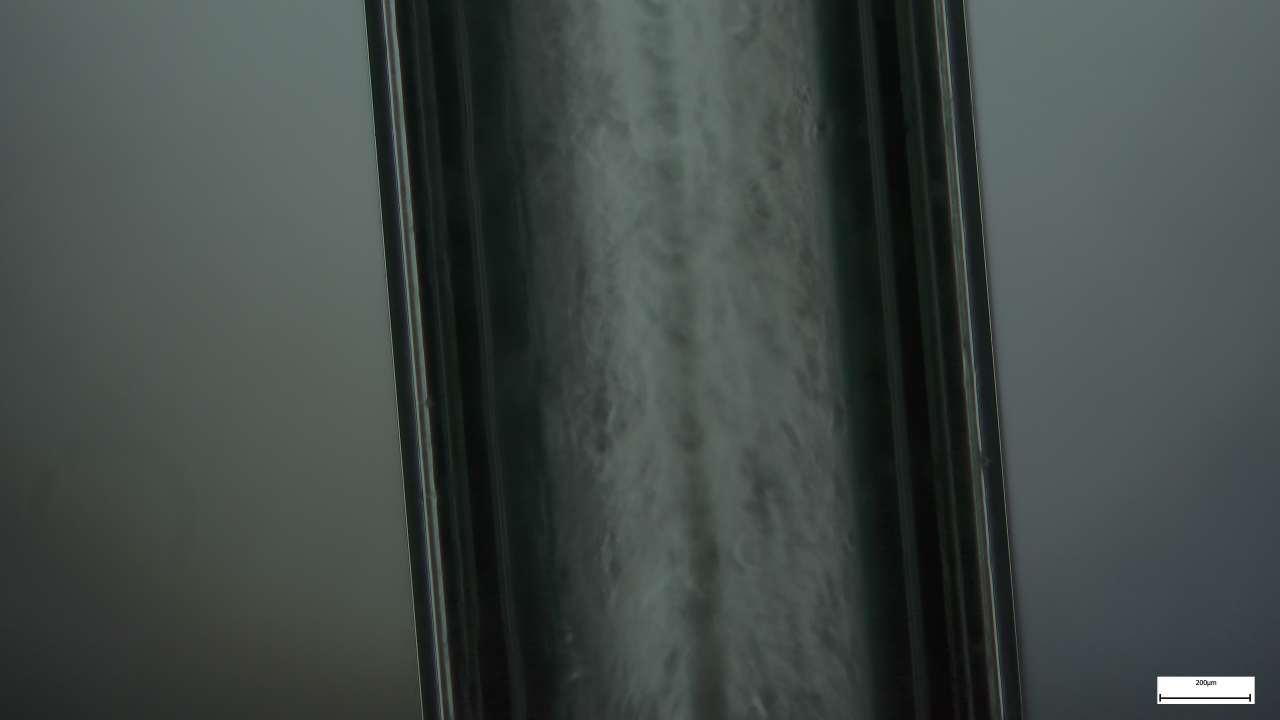
#> input picture Capilares/C4-diam-5x-1Light.jpg, 3840 x 2160 px, found by its file name (shown at 1/3 size)
$ jupyter execute --allow-errors diametro-filamento.ipynb
#> lines starting #> are read from the running program, lines starting #| are printed output that depends on the picture; after the words box and inside, x2 and y2 are one past the last pixel; in counts of white or black regions, pixels touching at a corner belong together; long printed decimals are rounded
[cell 1]
import cv2
import numpy as np
import pandas as pd
import matplotlib.pyplot as plt
from scipy.signal import find_peaks
from typing import Final
from matplotlib import rcParams

plt.style.use("default")
COLOR = 'black'

# FIGURE & AXES
rcParams['figure.figsize'] = (15,10)
rcParams['figure.dpi'] = 70
rcParams['axes.grid'] = True
# rcParams['axes.xmargin'] = 0
rcParams['axes.labelcolor'] = COLOR
rcParams['axes.facecolor'] = '#ebebeb'
rcParams['axes.grid.axis'] = 'both'
rcParams['axes.axisbelow'] = True
rcParams['text.color'] = COLOR
rcParams['text.color'] = COLOR
rcParams['xtick.color'] = COLOR
rcParams['ytick.color'] = COLOR
rcParams['grid.color'] = COLOR


# FONT
rcParams["font.family"] = "serif"
rcParams["mathtext.fontset"] = "cm"
rcParams['axes.titlesize'] = 36
rcParams['axes.labelsize'] = 36
rcParams['ytick.labelsize'] = 22
rcParams['xtick.labelsize'] = 22
rcParams['legend.fontsize'] = 28
rcParams['legend.title_fontsize'] = 28

rcParams['text.latex.preamble'] = "\n".join([
    r'\usepackage[version=3]{mhchem}'
])

# SAVE
# rcParams['savefig.format'] = 'pdf'
rcParams['savefig.bbox'] = 'tight'
# rcParams['savefig.pad_inches'] = 0.05
CALIBRATION: Final[float] = 1.362 # [px/µm]

def binarize_image(image, threshold, show=False):

    # Apply binary thresholding
    _, binary_image = cv2.threshold(image, threshold, 255, cv2.THRESH_BINARY)

    # Show the original and binarized images
    if show:
        cv2.imshow('Original Image', image)
        cv2.imshow('Binarized Image', binary_image)
        cv2.waitKey(0)
        cv2.destroyAllWindows()
    return binary_image

def get_canny_edges(binary_image, show = False):
    edges = cv2.Canny(binary_image, 100, 200)  # Adjust the threshold values as needed
    if show:
        cv2.imshow('Detected edges', edges)
        cv2.waitKey(0)
        cv2.destroyAllWindows()
    return edges

def rotate_image(image, angle, show = False):
    # Get image dimensions
    height, width = image.shape[:2]

    # Calculate the rotation matrix
    rotation_matrix = cv2.getRotationMatrix2D((width / 2, height / 2), angle, 1)

    # Apply rotation to the image
    rotated_image = cv2.warpAffine(image, rotation_matrix, (width, height))

    if show:
        # Show the original and rotated images
        cv2.imshow('Original Image', image)
        cv2.imshow('Rotated Image', rotated_image)
        cv2.waitKey(0)
        cv2.destroyAllWindows()
    return rotated_image

def cortar(image, limites):
    # lee en gris
    min_x, max_x, min_y, max_y = limites
    first_cut = image[:max_y, :max_x]
    second_cut = first_cut[min_y:, min_x:]

    return second_cut

[cell 2]
image_path = 'images/raw/C4-diam-5x-1Light.jpg'  # Replace 'example_image.jpg' with the path to your image
threshold_value = 200  # Threshold value (0-255)
rotation_angle = -3.30  # Rotation angle in degrees
calibration = 1.362 # [px/µm]
#fimg = get_canny_edges(rotate_image(binarize_image(image_path, threshold_value), rotation_angle))
gray_img = rotate_image(
    image=cv2.cvtColor(
        cv2.imread(image_path),
        cv2.COLOR_BGR2GRAY
    ),
    angle=rotation_angle
)
#> in rotate_image, `height, width = image.shape[:2]`: height = 2160; width = 3840
#> in rotate_image, `rotation_matrix = cv2.getRotationMatrix2D((width / 2, height / 2), ang..`: rotation_matrix = [[0.998, -0.0576, 65.35], [0.0576, 0.998, -108.7]]

plt.imshow(gray_img)
plt.grid()
plt.xticks([])
plt.yticks([])

### Maquina de hacer chorizos

[cell 3]
vertical_resolution = 2160 # la resolución vertical de nuestras imagenes - 500
rot_arr = -1*np.array([3.85,3.30,3.50,4.60,4.40]) # C1,...,C5
calibration = 1.362 # px/µm
threshold_value = 127

vmin = 500
vmax = 1000
yd_array = np.arange(vmin,1000) #agarro un corte vertical
diam_array = np.empty(yd_array.size, dtype="object") #mi array de diametros va a tener a lo sumo yd_array.size valores

#> (the rest of this cell did not finish here and is left out)

[cell 4]
vertical_resolution = 2160 # la resolución vertical de nuestras imagenes - 500
#> vertical_resolution = 2160
rot_arr = -1*np.array([3.85,3.30,3.50,4.60,4.40]) # C1,...,C5
calibration = 1.362 # px/µm
threshold_value = 127

vmin = 500
vmax = 1000
yd_array = np.arange(vmin,1000) #agarro un corte vertical
diam_array = np.empty(yd_array.size, dtype="object") #mi array de diametros va a tener a lo sumo yd_array.size valores

fig = plt.figure(constrained_layout=True)
gs = fig.add_gridspec(2,2)
ax1 = fig.add_subplot(gs[1,0])
ax2 = fig.add_subplot(gs[1,1])
ax3 = fig.add_subplot(gs[0,:])


img_path = 'images/raw/C'+str(2)+'-diam-5x-1Light.jpg'
#roto la imagen en escala de grises
#> (the rest of this cell did not finish here and is left out)

## Filamentos

[cell 5]
img_path = './E0020_006.jpg'
#> img_path = './E0020_006.jpg'
gray_img = binarize_image(
    image=cv2.cvtColor(
        cv2.imread(img_path),
        cv2.COLOR_BGR2GRAY),
    threshold=80
)
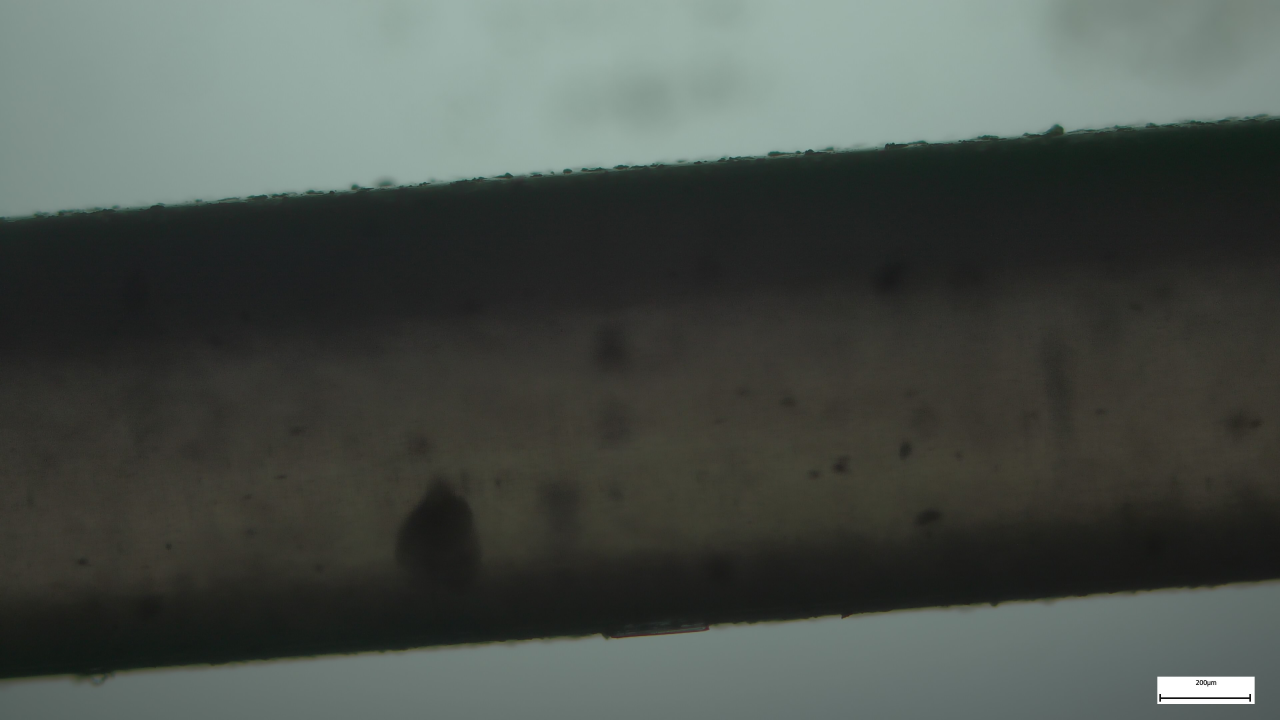
#> input picture E0020_006.jpg, 3840 x 2160 px (shown at 1/3 size)
#> in binarize_image, `_, binary_image = cv2.threshold(image, threshold, 255, cv2.THRESH_BINA..`:
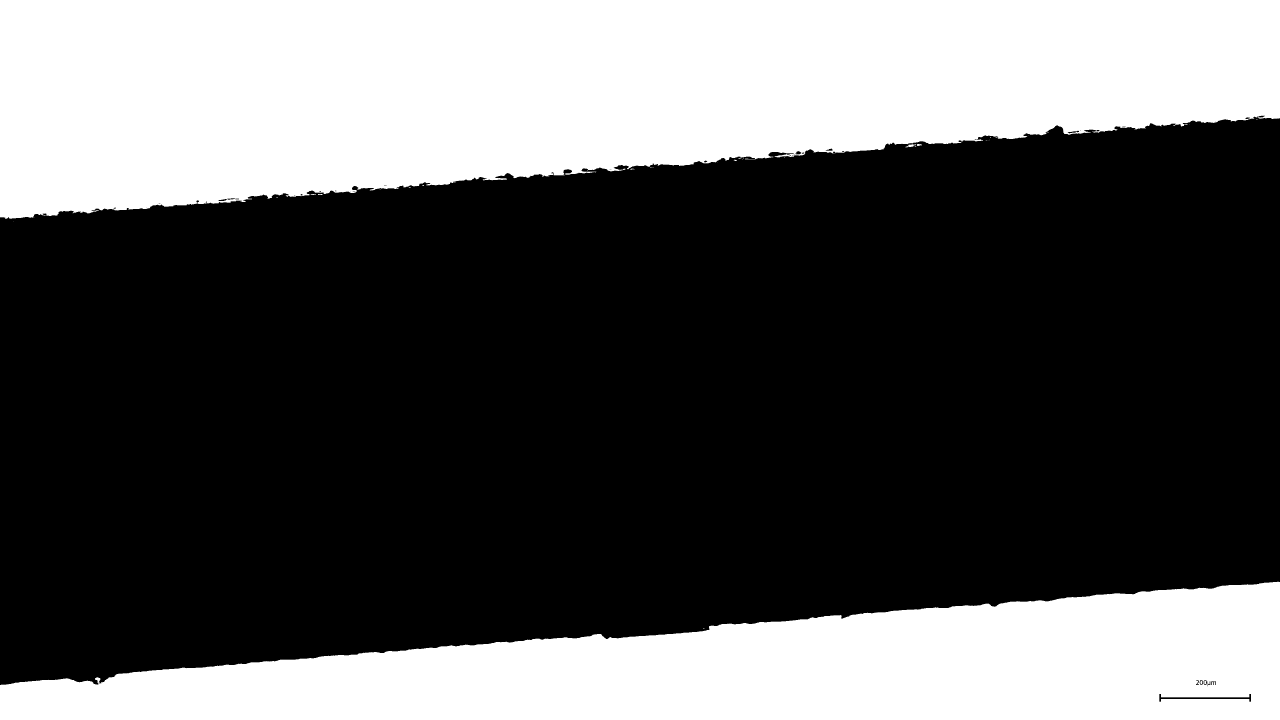
#> binary_image: shape (2160, 3840) (shown at 1/3 size); 35.3% white; 35 white regions (24 under 20 px), largest, box (x1, y1, x2, y2) and area: (0, 0, 3840, 657) 1924559, (0, 1745, 3840, 2160) 1006416, (2716, 433, 2748, 442) 142
xsize = gray_img[0,:].size
#> xsize = 3840
ysize = gray_img[:,0].size
#> ysize = 2160

print(xsize,ysize)
#| 3840 2160

diam_array = np.array([])

fig = plt.figure(constrained_layout=True)
gs = fig.add_gridspec(1,1)

ax1 = fig.add_subplot(gs[0,0])

image = cv2.imread(img_path)
#> image is the input picture: shape (2160, 3840, 3); mean B, G, R 74.9, 80.2, 73.6

ax1.imshow(image)
ax1.set_xlabel('x-píxels')
ax1.set_ylabel('y-píxels')

#por cada índice de mi corte vertical
for i in np.arange(500,3000):
    vslice = gray_img[:,i]
    x = np.arange(vslice.size)/CALIBRATION

    y_left = vslice[:vslice.size//2] #tomamos hasta la mitad no inclusive
    y_right = vslice[vslice.size//2:] #tomamos de la mitad
    x_left_peak = np.argwhere(y_left==255)
    x_right_peak = np.argwhere(y_right==255)

    if x_left_peak.size!=0 and x_right_peak.size!=0:
        xl = x_left_peak[-1]
        xr = x_right_peak[0]
        xpeak_array = np.array([xl, xr + vslice.size//2]) # volvemos a ponerle la mitad del índice que le sacamos
        ypeak_array = np.array((i,i))
        diam_array = np.append(diam_array,(xpeak_array[1] - xpeak_array[0])/CALIBRATION)
        ax1.plot(ypeak_array,xpeak_array,'.',color='r')
#> this loop made 2500 passes
#> (xl, xr, xpeak_array, diam_array) on passes 1 to 7: ([619], [928], [619, 2008], [1019.8]), ([619], [928], [619, 2008], [1019.8, 1019.8]), ([619], [928], [619, 2008], [1019.8, 1019.8, 1019.8]), ([619], [928], [619, 2008], [1019.8, 1019.8, 1019.8, 1019.8]), ([619], [928], [619, 2008], [1019.8, 1019.8, 1019.8, 1019.8, 1019.8]), ([619], [928], [619, 2008], [1019.8, 1019.8, 1019.8, 1019.8, 1019.8, 1019.8]), ([618], [928], [618, 2008], [1019.8, 1019.8, 1019.8, 1019.8, 1019.8, 1019.8, 1020.6])
#> (xl, xr, xpeak_array) on passes 8 to 13: ([618], [927], [618, 2007]), ([618], [927], [618, 2007]), ([618], [927], [618, 2007]), ([618], [927], [618, 2007]), ([618], [927], [618, 2007]), ([618], [927], [618, 2007])
#> after the loop, diam_array = 2500 values, max 1039.6 at index 1376, min 1016.9 at index 464, mean 1024.1

print("Diámetro de filamento")
print(np.average(diam_array),np.std(diam_array))
#| 1024.146 4.807

print("Radio de filamento")
print(np.average(diam_array)/2,np.std(diam_array)/2)
#| 512.073 2.403

# ax2.set_xlabel('distancia-x [µm]')
# ax2.set_ylabel('distancia-y [µm]')
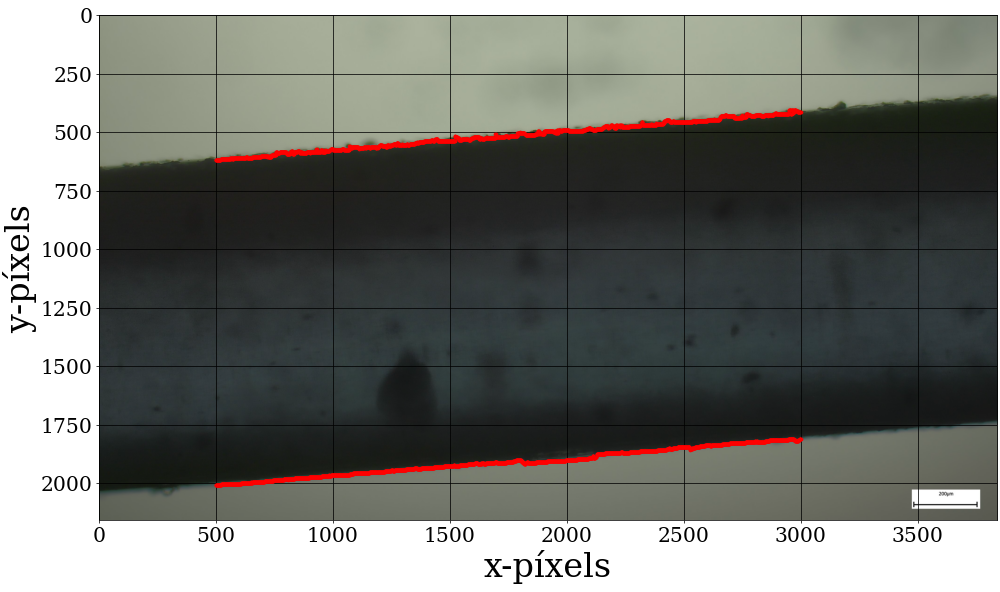
#> figure drawn by matplotlib, 1 panel; B, G, R data is drawn as R, G, B

[cell 6]
img_path = 'E0020_006.jpg'
im = rotate_image(binarize_image(
    image=cv2.cvtColor(
        cv2.imread(img_path),
        cv2.COLOR_BGR2GRAY),
    threshold=80
),angle=-4.3)
#> call 2 of rotate_image, with angle = -4.3, show = False
#> in rotate_image (call 2), `rotation_matrix = cv2.getRotationMatrix2D((width / 2, height / 2), ang..`: rotation_matrix = [[0.997, -0.075, 86.38], [0.075, 0.997, -140.9]]
#> in rotate_image (call 2), `rotated_image = cv2.warpAffine(image, rotation_matrix, (width, height))`:
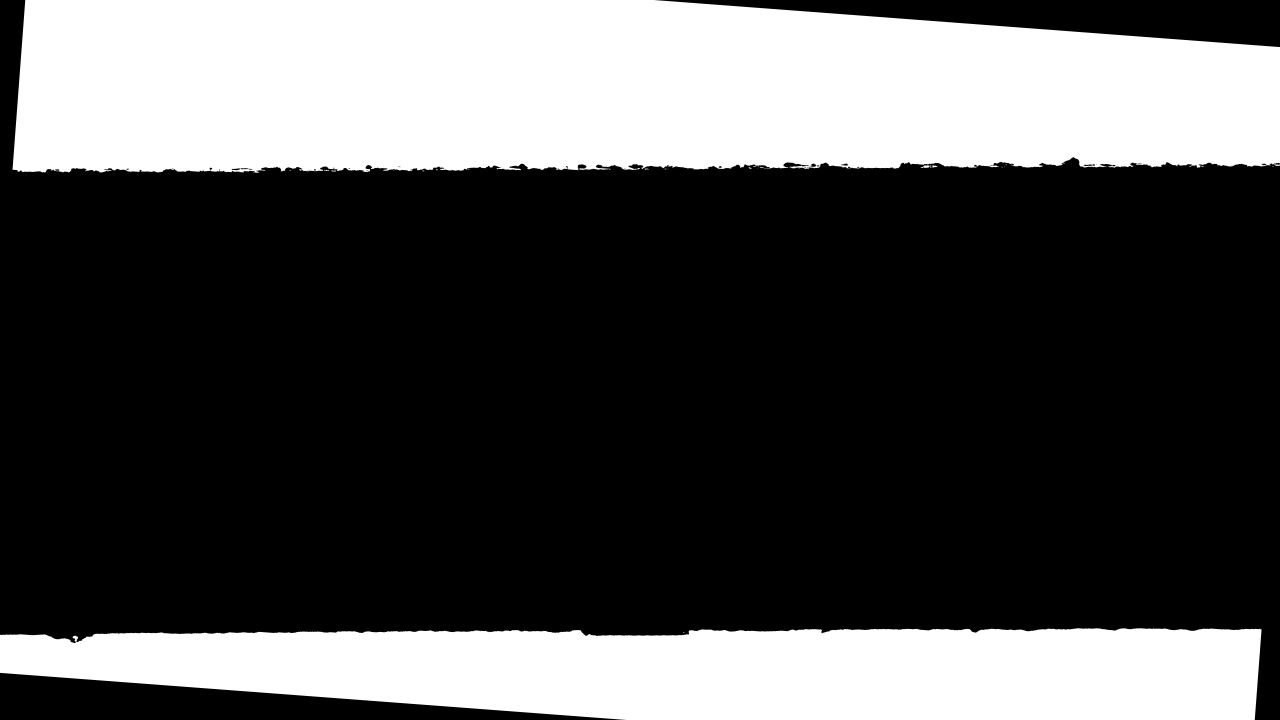
#> rotated_image: shape (2160, 3840) (shown at 1/3 size); min 0, max 255, mean 81.1

full_image = rotate_image(cv2.rotate(cv2.imread(img_path), cv2.ROTATE_90_CLOCKWISE),angle=-4.3)[500:-500,100:-200]
fig, ax = plt.subplots()

fig1, ax1 = plt.subplots(figsize=(7.5,10))

fig, ax2 = plt.subplots()

xsize = im[0,:].size
ysize = im[:,0].size
min_vslice = 500
max_vslice = 3000

diam_array = np.array([])

im_rot = cv2.rotate(im, cv2.ROTATE_90_CLOCKWISE)[500:-500,100:-200]
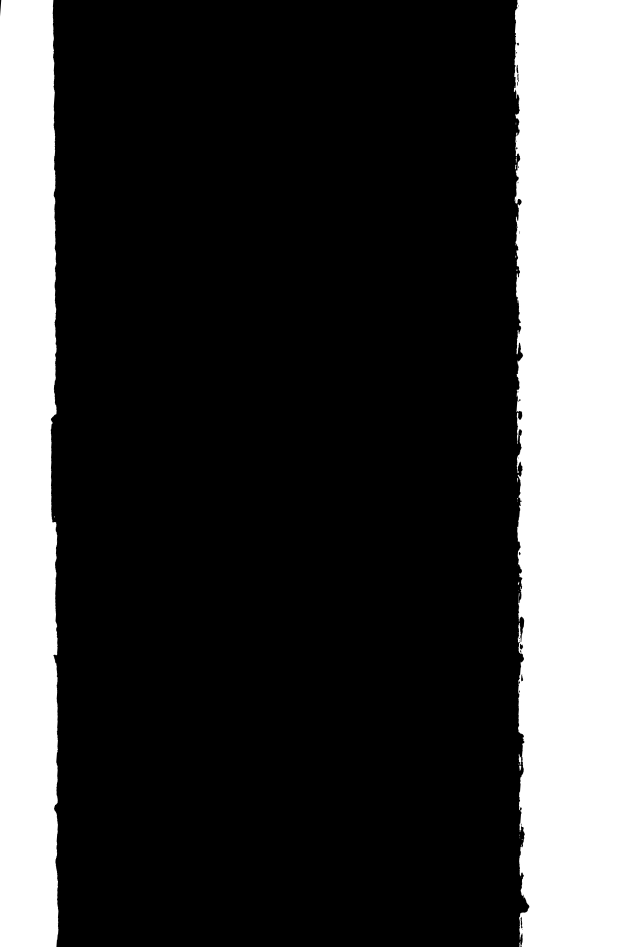
#> im_rot: shape (2840, 1860) (shown at 1/3 size); min 0, max 255, mean 64.2

ax.imshow(full_image)
ax1.plot(im_rot[1000,:], lw=3, color='r', label='$y=1000$')
ax2.imshow(im_rot)
ax2.axhline(1000, color='r', ls='--', label='Corte en $y=1000$')


for i in np.arange(min_vslice, max_vslice):
    vslice = im[:,i].T
#for i, vslice in enumerate( im[:, min_vslice:max_vslice].T ):

    y_left = vslice[:vslice.size//2] #tomamos hasta la mitad no inclusive
    y_right = vslice[vslice.size//2:] #tomamos de la mitad
    x_left_peak = np.argwhere(y_left==255)
    x_right_peak = np.argwhere(y_right==255)

    if x_left_peak.size!=0 and x_right_peak.size!=0:
        xl = x_left_peak[-1]

        xr = x_right_peak[0]
        xpeak_array = np.array([xl, xr + vslice.size//2]) # volvemos a ponerle la mitad del índice que le sacamos
        ypeak_array = np.array((i,i))
        diam_array = np.append(diam_array,(xpeak_array[1] - xpeak_array[0])/CALIBRATION)
#> this loop made 2500 passes
#> (xl, xr, xpeak_array, diam_array) on passes 1 to 7: ([506], [820], [506, 1900], [1023.5]), ([507], [820], [507, 1900], [1023.5, 1022.8]), ([507], [820], [507, 1900], [1023.5, 1022.8, 1022.8]), ([507], [821], [507, 1901], [1023.5, 1022.8, 1022.8, 1023.5]), ([507], [821], [507, 1901], [1023.5, 1022.8, 1022.8, 1023.5, 1023.5]), ([507], [821], [507, 1901], [1023.5, 1022.8, 1022.8, 1023.5, 1023.5, 1023.5]), ([506], [821], [506, 1901], [1023.5, 1022.8, 1022.8, 1023.5, 1023.5, 1023.5, 1024.2])
#> (xl, xr, xpeak_array) on passes 8 to 13: ([506], [821], [506, 1901]), ([506], [821], [506, 1901]), ([506], [821], [506, 1901]), ([505], [821], [505, 1901]), ([505], [821], [505, 1901]), ([505], [821], [505, 1901])
#> after the loop, diam_array = 2500 values, max 1039.6 at index 1410, min 1012.5 at index 602, mean 1022
        # ax.plot(ypeak_array,xpeak_array,'.',color='r')

#xy-labels
ax.set_xlabel('x [px]')
ax.set_ylabel('y [px]')
ax1.set_xlabel('x [px]')
ax1.set_ylabel('Valor', labelpad = -40)
ax2.set_xlabel('x [px]')
ax2.set_ylabel('y [px]')


#xy-ticks
ax1.set_yticks([0,255])
ax1.set_yticklabels(['0','255'])
ax1.set_xticks([0,500,1000,1500])


ax1.legend()
ax2.legend()

ax.grid()
ax1.grid()
ax2.grid()

print("Diametro de filamento")
print(np.average(diam_array),np.std(diam_array))
#| 1022.001 5.183
print("Radio de filamento")
print(np.average(diam_array)/2,np.std(diam_array)/2)
#| 511.001 2.591
#> figure, not shown here; curve peaks at x = 0, y = 255
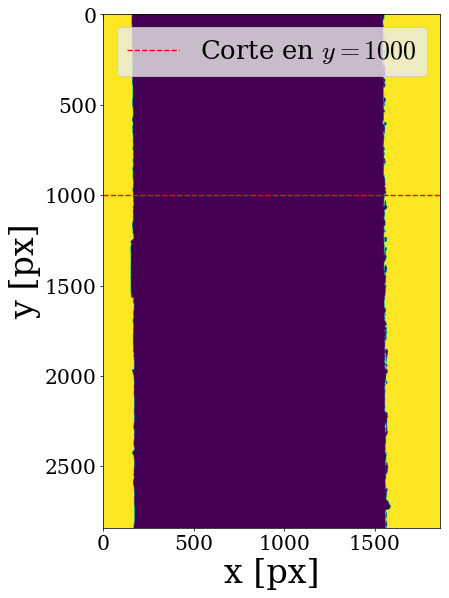
#> figure drawn by matplotlib, 1 panel

## Cabecillas

[cell 7]
img_path = './cabecilla.png'

#> (the rest of this cell did not finish here and is left out)
